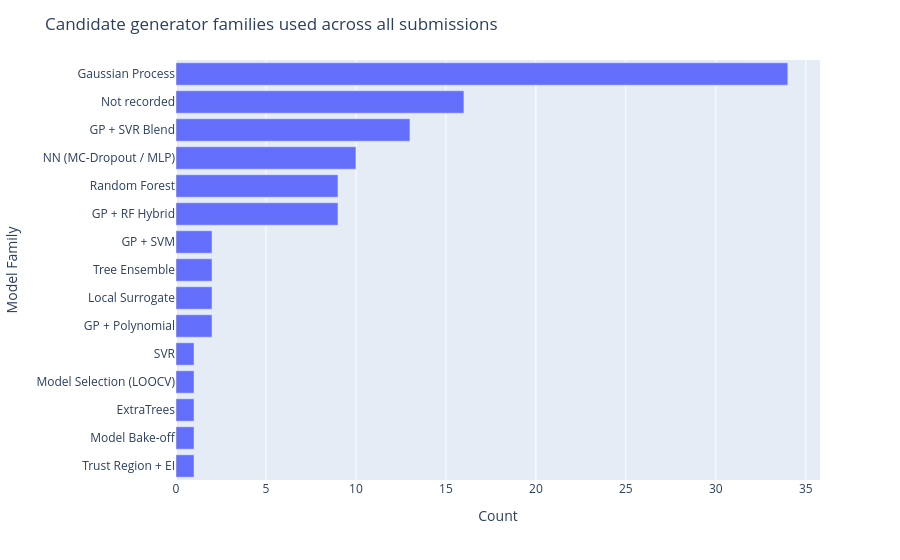

Notebook source saved alongside this figure:
### Code cell
fam_counts = weeksummary["Model Family"].value_counts().reset_index()
fam_counts.columns = ["Model Family", "Count"]

fig = px.bar(fam_counts.sort_values("Count"), x="Count", y="Model Family", orientation="h")
fig.update_layout(title="Candidate generator families used across all submissions")
fig.show()

### Figure 1 — Plotly figure (JSON) as saved in the notebook; plotly's stock layout.template omitted (floating-point values rounded to 4 significant figures)
{"data": [{"hovertemplate": "Count=%{x}<br>Model Family=%{y}<extra></extra>", "legendgroup": "", "marker": {"color": "#636efa", "pattern": {"shape": ""}}, "name": "", "orientation": "h", "showlegend": false, "textposition": "auto", "type": "bar", "x": [1, 1, 1, 1, 1, 2, 2, 2, 2, 9, 9, 10, 13, 16, 34], "xaxis": "x", "y": ["Trust Region + EI", "Model Bake-off", "ExtraTrees", "Model Selection (LOOCV)", "SVR", "GP + Polynomial", "Local Surrogate", "Tree Ensemble", "GP + SVM", "GP + RF Hybrid", "Random Forest", "NN (MC-Dropout / MLP)", "GP + SVR Blend", "Not recorded", "Gaussian Process"], "yaxis": "y"}], "layout": {"barmode": "relative", "legend": {"tracegroupgap": 0}, "margin": {"t": 60}, "title": {"text": "Candidate generator families used across all submissions"}, "xaxis": {"anchor": "y", "domain": [0.0, 1.0], "title": {"text": "Count"}}, "yaxis": {"anchor": "x", "domain": [0.0, 1.0], "title": {"text": "Model Family"}}}}
